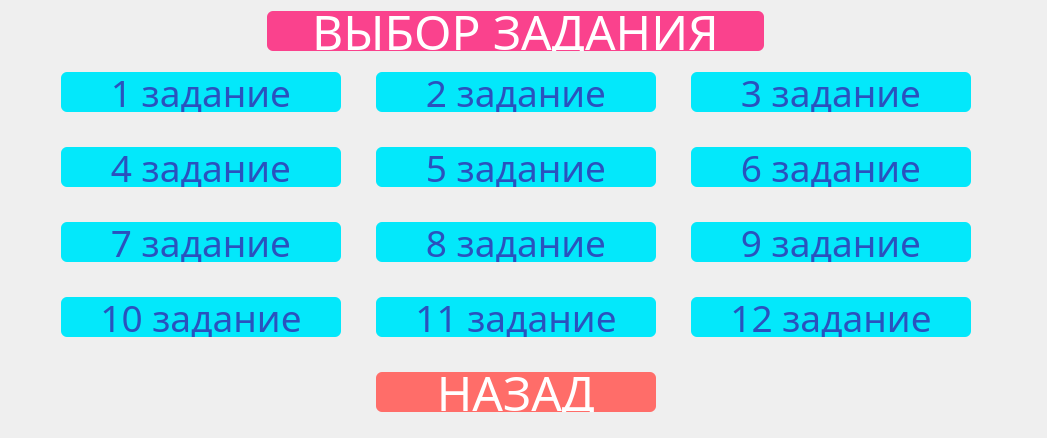
      <widget class="QWidget" name="page_0">
       <property name="autoFillBackground">
        <bool>false</bool>
       </property>
       <property name="styleSheet">
        <string notr="true">#page_0 {
background-color: #18011b;
background-image: url(:/images/1.png)
}

QPushButton {
    display: inline-block;	
	box-sizing: border-box;
	padding: 0 20px;
    margin: 0 15px 15px 0;
	outline: none;
	border: none;  
	border-radius: 6px;
	height: 40px;
	line-height: 40px;
	color: #2a52be;
	background-color: #03e8fb;
	cursor: pointer;
	user-select: none;
	appearance: none;
	touch-action: manipulation;
}

QPushButton:hover {
  background-color: #ffd56b;
  color: #ff7538;
}

QPushButton:pressed {
	background-color: #AAAAAA;
    color: #fff;
}

QPushButton:enabled {
	pointer-events: none;
	opacity: 0;
}

QPushButton#menu_exit{
  background-color: #ff6d69;
  color: #fff;
}
QPushButton#menu_exit:hover{
  background-color: #ff3c36;
}
QPushButton#menu_exit:hover:pressed {
	background-color: #AAAAAA;
    color: #fff;
}
QPushButton#pushButton{
  background-color: #fa428d;
  color: #fff;
} </string>
       </property>
       <layout class="QVBoxLayout" name="verticalLayout">
        <item alignment="Qt::AlignHCenter">
         <widget class="QPushButton" name="pushButton">
          <property name="sizePolicy">
           <sizepolicy hsizetype="Maximum" vsizetype="Expanding">
            <horstretch>0</horstretch>
            <verstretch>0</verstretch>
           </sizepolicy>
          </property>
          <property name="maximumSize">
           <size>
            <width>16777215</width>
            <height>80</height>
           </size>
          </property>
          <property name="font">
           <font>
            <family>XDRA Heavy</family>
            <pointsize>36</pointsize>
           </font>
          </property>
          <property name="layoutDirection">
           <enum>Qt::LeftToRight</enum>
          </property>
          <property name="autoFillBackground">
           <bool>false</bool>
          </property>
          <property name="styleSheet">
           <string notr="true"/>
          </property>
          <property name="text">
           <string>  ВЫБОР ЗАДАНИЯ  </string>
          </property>
         </widget>
        </item>
        <item>
         <layout class="QGridLayout" name="gridLayout_2">
          <property name="leftMargin">
           <number>50</number>
          </property>
          <property name="topMargin">
           <number>0</number>
          </property>
          <property name="rightMargin">
           <number>50</number>
          </property>
          <property name="bottomMargin">
           <number>0</number>
          </property>
          <property name="spacing">
           <number>20</number>
          </property>
          <item row="6" column="2">
           <widget class="QPushButton" name="menu9go">
            <property name="sizePolicy">
             <sizepolicy hsizetype="Expanding" vsizetype="Expanding">
              <horstretch>0</horstretch>
              <verstretch>0</verstretch>
             </sizepolicy>
            </property>
            <property name="font">
             <font>
              <family>XDRA Heavy</family>
              <pointsize>28</pointsize>
              <weight>50</weight>
              <italic>false</italic>
              <bold>false</bold>
              <underline>false</underline>
              <strikeout>false</strikeout>
             </font>
            </property>
            <property name="text">
             <string>   9 задание   </string>
            </property>
           </widget>
          </item>
          <item row="6" column="1">
           <widget class="QPushButton" name="menu8go">
            <property name="sizePolicy">
             <sizepolicy hsizetype="Expanding" vsizetype="Expanding">
              <horstretch>0</horstretch>
              <verstretch>0</verstretch>
             </sizepolicy>
            </property>
            <property name="font">
             <font>
              <family>XDRA Heavy</family>
              <pointsize>28</pointsize>
              <weight>50</weight>
              <italic>false</italic>
              <bold>false</bold>
              <underline>false</underline>
              <strikeout>false</strikeout>
             </font>
            </property>
            <property name="text">
             <string>   8 задание   </string>
            </property>
           </widget>
          </item>
          <item row="4" column="2">
           <widget class="QPushButton" name="menu6go">
            <property name="sizePolicy">
             <sizepolicy hsizetype="Expanding" vsizetype="Expanding">
              <horstretch>0</horstretch>
              <verstretch>0</verstretch>
             </sizepolicy>
            </property>
            <property name="font">
             <font>
              <family>XDRA Heavy</family>
              <pointsize>28</pointsize>
              <weight>50</weight>
              <italic>false</italic>
              <bold>false</bold>
              <underline>false</underline>
              <strikeout>false</strikeout>
             </font>
            </property>
            <property name="text">
             <string>   6 задание   </string>
            </property>
           </widget>
          </item>
          <item row="8" column="2">
           <widget class="QPushButton" name="menu12go">
            <property name="sizePolicy">
             <sizepolicy hsizetype="Expanding" vsizetype="Expanding">
              <horstretch>0</horstretch>
              <verstretch>0</verstretch>
             </sizepolicy>
            </property>
            <property name="font">
             <font>
              <family>XDRA Heavy</family>
              <pointsize>28</pointsize>
              <weight>50</weight>
              <italic>false</italic>
              <bold>false</bold>
              <underline>false</underline>
              <strikeout>false</strikeout>
             </font>
            </property>
            <property name="text">
             <string>  12 задание  </string>
            </property>
           </widget>
          </item>
          <item row="6" column="0">
           <widget class="QPushButton" name="menu7go">
            <property name="sizePolicy">
             <sizepolicy hsizetype="Expanding" vsizetype="Expanding">
              <horstretch>0</horstretch>
              <verstretch>0</verstretch>
             </sizepolicy>
            </property>
            <property name="font">
             <font>
              <family>XDRA Heavy</family>
              <pointsize>28</pointsize>
              <weight>50</weight>
              <italic>false</italic>
              <bold>false</bold>
              <underline>false</underline>
              <strikeout>false</strikeout>
             </font>
            </property>
            <property name="text">
             <string>   7 задание   </string>
            </property>
           </widget>
          </item>
          <item row="2" column="2">
           <widget class="QPushButton" name="menu3go">
            <property name="sizePolicy">
             <sizepolicy hsizetype="Expanding" vsizetype="Expanding">
              <horstretch>0</horstretch>
              <verstretch>0</verstretch>
             </sizepolicy>
            </property>
            <property name="font">
             <font>
              <family>XDRA Heavy</family>
              <pointsize>28</pointsize>
              <weight>50</weight>
              <italic>false</italic>
              <bold>false</bold>
              <underline>false</underline>
              <strikeout>false</strikeout>
             </font>
            </property>
            <property name="text">
             <string>   3 задание   </string>
            </property>
           </widget>
          </item>
          <item row="2" column="1">
           <widget class="QPushButton" name="menu2go">
            <property name="enabled">
             <bool>true</bool>
            </property>
            <property name="sizePolicy">
             <sizepolicy hsizetype="Expanding" vsizetype="Expanding">
              <horstretch>0</horstretch>
              <verstretch>0</verstretch>
             </sizepolicy>
            </property>
            <property name="font">
             <font>
              <family>XDRA Heavy</family>
              <pointsize>28</pointsize>
              <weight>50</weight>
              <italic>false</italic>
              <bold>false</bold>
              <underline>false</underline>
              <strikeout>false</strikeout>
             </font>
            </property>
            <property name="text">
             <string>   2 задание   </string>
            </property>
           </widget>
          </item>
          <item row="9" column="1">
           <widget class="QPushButton" name="menu_exit">
            <property name="sizePolicy">
             <sizepolicy hsizetype="Expanding" vsizetype="Expanding">
              <horstretch>0</horstretch>
              <verstretch>0</verstretch>
             </sizepolicy>
            </property>
            <property name="minimumSize">
             <size>
              <width>0</width>
              <height>0</height>
             </size>
            </property>
            <property name="maximumSize">
             <size>
              <width>16777215</width>
              <height>100</height>
             </size>
            </property>
            <property name="font">
             <font>
              <family>XDRA Heavy</family>
              <pointsize>36</pointsize>
              <weight>50</weight>
              <italic>false</italic>
              <bold>false</bold>
              <underline>false</underline>
              <strikeout>false</strikeout>
             </font>
            </property>
            <property name="styleSheet">
             <string notr="true"/>
            </property>
            <property name="text">
             <string>НАЗАД</string>
            </property>
            <property name="checkable">
             <bool>false</bool>
            </property>
           </widget>
          </item>
          <item row="8" column="0">
           <widget class="QPushButton" name="menu10go">
            <property name="sizePolicy">
             <sizepolicy hsizetype="Expanding" vsizetype="Expanding">
              <horstretch>0</horstretch>
              <verstretch>0</verstretch>
             </sizepolicy>
            </property>
            <property name="font">
             <font>
              <family>XDRA Heavy</family>
              <pointsize>28</pointsize>
              <weight>50</weight>
              <italic>false</italic>
              <bold>false</bold>
              <underline>false</underline>
              <strikeout>false</strikeout>
             </font>
            </property>
            <property name="text">
             <string>  10 задание  </string>
            </property>
           </widget>
          </item>
          <item row="4" column="1">
           <widget class="QPushButton" name="menu5go">
            <property name="sizePolicy">
             <sizepolicy hsizetype="Expanding" vsizetype="Expanding">
              <horstretch>0</horstretch>
              <verstretch>0</verstretch>
             </sizepolicy>
            </property>
            <property name="font">
             <font>
              <family>XDRA Heavy</family>
              <pointsize>28</pointsize>
              <weight>50</weight>
              <italic>false</italic>
              <bold>false</bold>
              <underline>false</underline>
              <strikeout>false</strikeout>
             </font>
            </property>
            <property name="text">
             <string>   5 задание   </string>
            </property>
           </widget>
          </item>
          <item row="4" column="0">
           <widget class="QPushButton" name="menu4go">
            <property name="sizePolicy">
             <sizepolicy hsizetype="Expanding" vsizetype="Expanding">
              <horstretch>0</horstretch>
              <verstretch>0</verstretch>
             </sizepolicy>
            </property>
            <property name="font">
             <font>
              <family>XDRA Heavy</family>
              <pointsize>28</pointsize>
              <weight>50</weight>
              <italic>false</italic>
              <bold>false</bold>
              <underline>false</underline>
              <strikeout>false</strikeout>
             </font>
            </property>
            <property name="text">
             <string>   4 задание   </string>
            </property>
           </widget>
          </item>
          <item row="2" column="0">
           <widget class="QPushButton" name="menu1go">
            <property name="sizePolicy">
             <sizepolicy hsizetype="Expanding" vsizetype="Expanding">
              <horstretch>0</horstretch>
              <verstretch>0</verstretch>
             </sizepolicy>
            </property>
            <property name="font">
             <font>
              <family>XDRA Heavy</family>
              <pointsize>28</pointsize>
              <weight>50</weight>
              <italic>false</italic>
              <bold>false</bold>
              <underline>false</underline>
              <strikeout>false</strikeout>
             </font>
            </property>
            <property name="styleSheet">
             <string notr="true"/>
            </property>
            <property name="text">
             <string>   1 задание   </string>
            </property>
            <property name="autoExclusive">
             <bool>false</bool>
            </property>
            <property name="autoDefault">
             <bool>false</bool>
            </property>
            <property name="default">
             <bool>false</bool>
            </property>
            <property name="flat">
             <bool>false</bool>
            </property>
           </widget>
          </item>
          <item row="8" column="1">
           <widget class="QPushButton" name="menu11go">
            <property name="sizePolicy">
             <sizepolicy hsizetype="Expanding" vsizetype="Expanding">
              <horstretch>0</horstretch>
              <verstretch>0</verstretch>
             </sizepolicy>
            </property>
            <property name="font">
             <font>
              <family>XDRA Heavy</family>
              <pointsize>28</pointsize>
              <weight>50</weight>
              <italic>false</italic>
              <bold>false</bold>
              <underline>false</underline>
              <strikeout>false</strikeout>
             </font>
            </property>
            <property name="text">
             <string>  11 задание  </string>
            </property>
           </widget>
          </item>
         </layout>
        </item>
       </layout>
      </widget>
